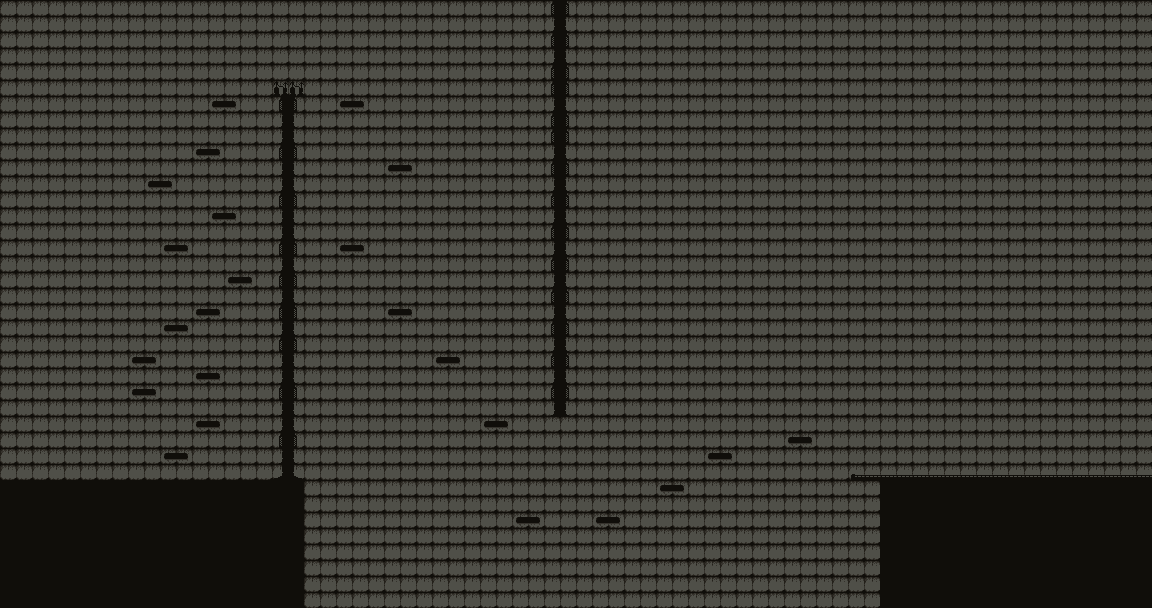

This is a level from a 2D game, rendered from its Tiled map with the project's own tilesets. A one-line summary and the map file follow, with tile-layer data summarised:
An orthogonal 72x38 tile map with 16x16 px tiles, 2 tile layers (Capa de patrones 1, Capa de patrones 2), 3 tilesets.

<map version="1.10" tiledversion="1.10.2" orientation="orthogonal" renderorder="right-down" width="72" height="38" tilewidth="16" tileheight="16" infinite="0" nextlayerid="3" nextobjectid="1">
 <tileset firstgid="1" source="interior fabrica.tsx" />
 <tileset firstgid="78" source="forest no back.tsx" />
 <tileset firstgid="169" source="interior fabrica no back.tsx" />
 <layer id="1" name="Capa de patrones 1" width="72" height="38">
  <data>[2736 cells, 2736 non-empty, 2 distinct tile ids]</data>
 </layer>
 <layer id="2" name="Capa de patrones 2" width="72" height="38">
  <data>[2736 cells, 171 non-empty, 11 distinct tile ids]</data>
 </layer>
</map>
